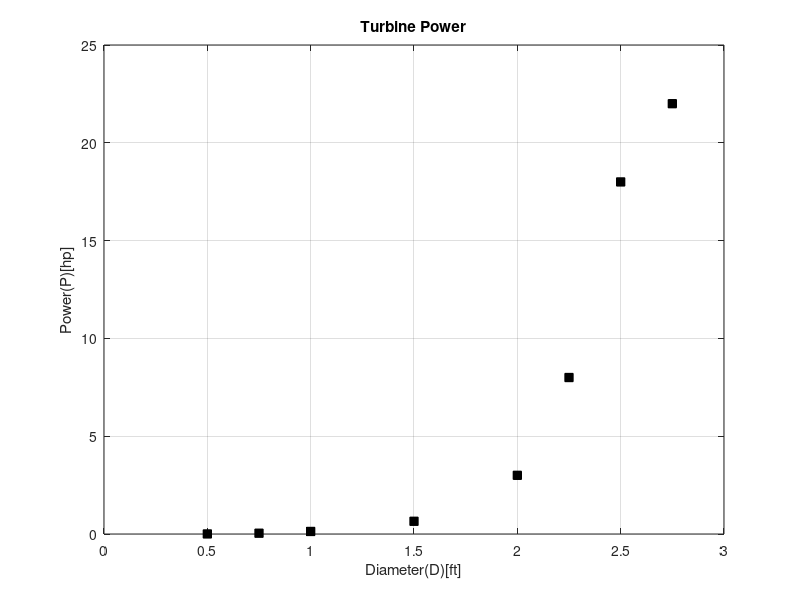

Recreate this plot in MATLAB.
%{
 Aditya Chaudhari ENGR 1250-008 04/04/20
 Plots the graph of experimental data given. 
Variables:
P= Power(p)[hp]
D= Diameter(D)[ft]
%}

clear
clc
close all

%initializing the variable
P=[0.004 0.04 0.13 0.65 3 8 18 22];
D=[0.5 0.75 1 1.5 2 2.25 2.5 2.75];

%plotting the graph
plot(D,P,'sk','MarkerSize',6,'MarkerFaceColor','k')

%labelling the axis
xlabel('Diameter(D)[ft]')
ylabel('Power(P)[hp]')

%giving title
title('Turbine Power')

%grid to be displayed
grid on

%setting axis
axis([0 3 0 25])




